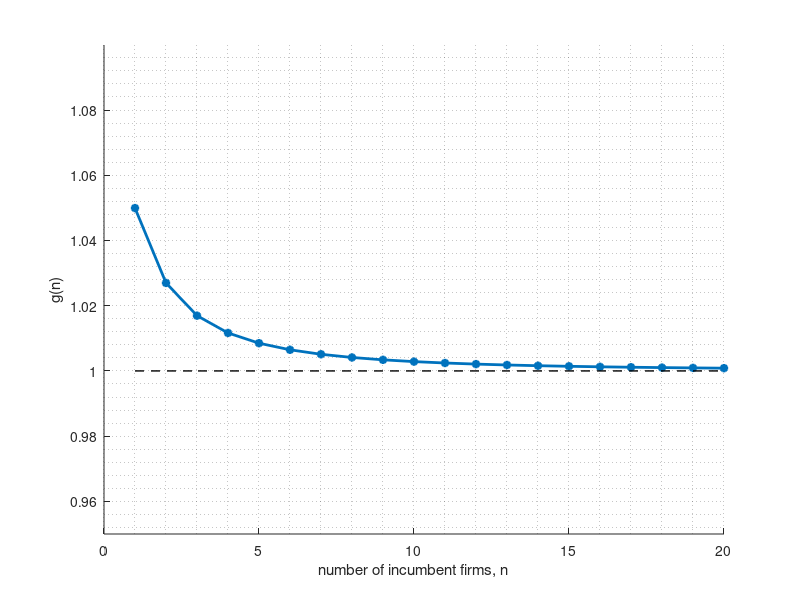
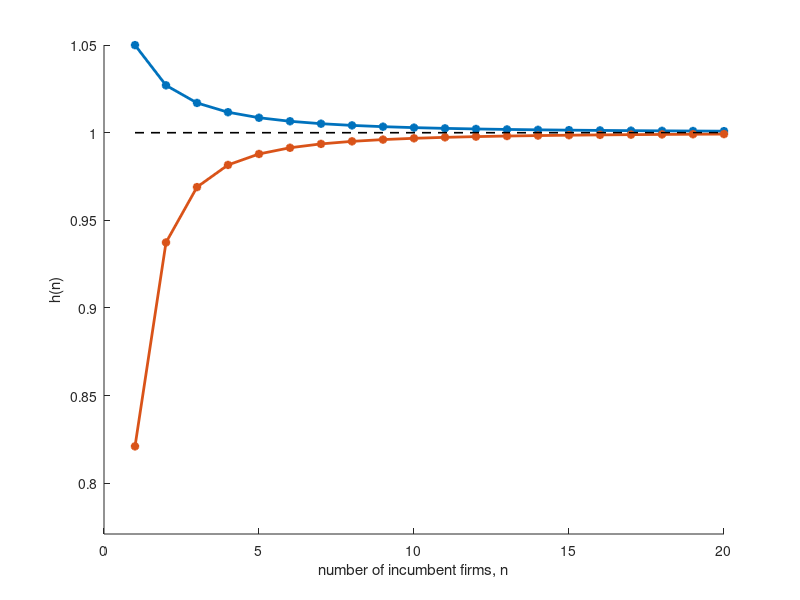

Write MATLAB code to recreate these figures, in order.
%% plot_threshold.m
clear, close all
%% Parameters
% input
bt = 1; % slope of the demand curve
r = 0.04; % risk-free interest
alp1 = 0.05; % drift rate of GBM in expanding markets
alp2 = -0.05; % drift rate of GBM in contracting markets
sgm = 0.1; % volatility rate of GBM
ph = 0.01; % fixed cost of a firm
I = 1; % entry cost
E = -1; % exit cost
p_rsk = 1; % price of risk
n = 1:20;
a_1 = 0.5 - alp1/sgm^2 + sqrt((alp1/sgm^2 - 0.5)^2 + 2*r/sgm^2); % entry
a_2 = 0.5 - alp2/sgm^2 - sqrt((alp2/sgm^2 - 0.5)^2 + 2*r/sgm^2); % exit;

g(n) = sqrt((a_1 - 2) ./ (a_1*(1 - 1./(n+2)).^2 - 2*(1 - 1./(n+2)).^a_1));
h(n) = sqrt((a_2 - 2) ./ (a_2*(1 + 1./n).^2 - 2*(1 + 1./n).^a_2));

%% Plotting

% TODO: add benchmark horizontal line 1!!
figure(1)
hold on
plot(n,g(n),'*-','lineWidth',2)
plot(n,ones(size(n)),'--k','lineWidth',1)
xlabel('number of incumbent firms, n')
ylabel('g(n)')
grid minor
axis([0,max(n),0.95,max(g(n))+0.05])
hold off
print('entry_thrs_GBM','-dpng','-r600')

close all

figure(1)
hold on
plot(n,h(n),'*-','lineWidth',2)
plot(n,ones(size(n)),'--k','lineWidth',1)
xlabel('number of incumbent firms, n')
ylabel('h(n)')
grid minor
axis([0,max(n),min(h(n))-0.05,1.05])
hold off
print('exit_thrs_GBM','-dpng','-r600')